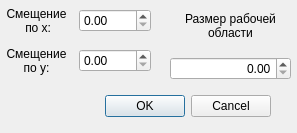
<?xml version="1.0" encoding="UTF-8"?>
<ui version="4.0">
 <class>Dialog</class>
 <widget class="QDialog" name="Dialog">
  <property name="geometry">
   <rect>
    <x>0</x>
    <y>0</y>
    <width>297</width>
    <height>133</height>
   </rect>
  </property>
  <property name="windowTitle">
   <string>Создание рабочей области</string>
  </property>
  <widget class="QDialogButtonBox" name="buttonBox">
   <property name="geometry">
    <rect>
     <x>90</x>
     <y>90</y>
     <width>181</width>
     <height>32</height>
    </rect>
   </property>
   <property name="orientation">
    <enum>Qt::Horizontal</enum>
   </property>
   <property name="standardButtons">
    <set>QDialogButtonBox::Cancel|QDialogButtonBox::Ok</set>
   </property>
  </widget>
  <widget class="QWidget" name="horizontalLayoutWidget">
   <property name="geometry">
    <rect>
     <x>0</x>
     <y>0</y>
     <width>151</width>
     <height>41</height>
    </rect>
   </property>
   <layout class="QHBoxLayout" name="horizontalLayout">
    <item>
     <widget class="QLabel" name="label">
      <property name="text">
       <string>Смещение
 по x:</string>
      </property>
      <property name="alignment">
       <set>Qt::AlignCenter</set>
      </property>
     </widget>
    </item>
    <item>
     <widget class="QDoubleSpinBox" name="start_x"/>
    </item>
   </layout>
  </widget>
  <widget class="QWidget" name="horizontalLayoutWidget_2">
   <property name="geometry">
    <rect>
     <x>0</x>
     <y>40</y>
     <width>151</width>
     <height>41</height>
    </rect>
   </property>
   <layout class="QHBoxLayout" name="horizontalLayout_2">
    <item>
     <widget class="QLabel" name="label_2">
      <property name="text">
       <string>Смещение
по y:</string>
      </property>
      <property name="alignment">
       <set>Qt::AlignCenter</set>
      </property>
     </widget>
    </item>
    <item>
     <widget class="QDoubleSpinBox" name="start_y"/>
    </item>
   </layout>
  </widget>
  <widget class="QWidget" name="verticalLayoutWidget">
   <property name="geometry">
    <rect>
     <x>170</x>
     <y>0</y>
     <width>121</width>
     <height>80</height>
    </rect>
   </property>
   <layout class="QVBoxLayout" name="verticalLayout">
    <item>
     <widget class="QLabel" name="label_width">
      <property name="text">
       <string>Размер рабочей
области</string>
      </property>
      <property name="alignment">
       <set>Qt::AlignCenter</set>
      </property>
     </widget>
    </item>
    <item>
     <widget class="QDoubleSpinBox" name="size">
      <property name="alignment">
       <set>Qt::AlignRight|Qt::AlignTrailing|Qt::AlignVCenter</set>
      </property>
     </widget>
    </item>
   </layout>
  </widget>
 </widget>
 <tabstops>
  <tabstop>size</tabstop>
  <tabstop>start_x</tabstop>
  <tabstop>start_y</tabstop>
 </tabstops>
 <resources/>
 <connections>
  <connection>
   <sender>buttonBox</sender>
   <signal>accepted()</signal>
   <receiver>Dialog</receiver>
   <slot>accept()</slot>
   <hints>
    <hint type="sourcelabel">
     <x>248</x>
     <y>254</y>
    </hint>
    <hint type="destinationlabel">
     <x>157</x>
     <y>274</y>
    </hint>
   </hints>
  </connection>
  <connection>
   <sender>buttonBox</sender>
   <signal>rejected()</signal>
   <receiver>Dialog</receiver>
   <slot>reject()</slot>
   <hints>
    <hint type="sourcelabel">
     <x>316</x>
     <y>260</y>
    </hint>
    <hint type="destinationlabel">
     <x>286</x>
     <y>274</y>
    </hint>
   </hints>
  </connection>
 </connections>
</ui>
